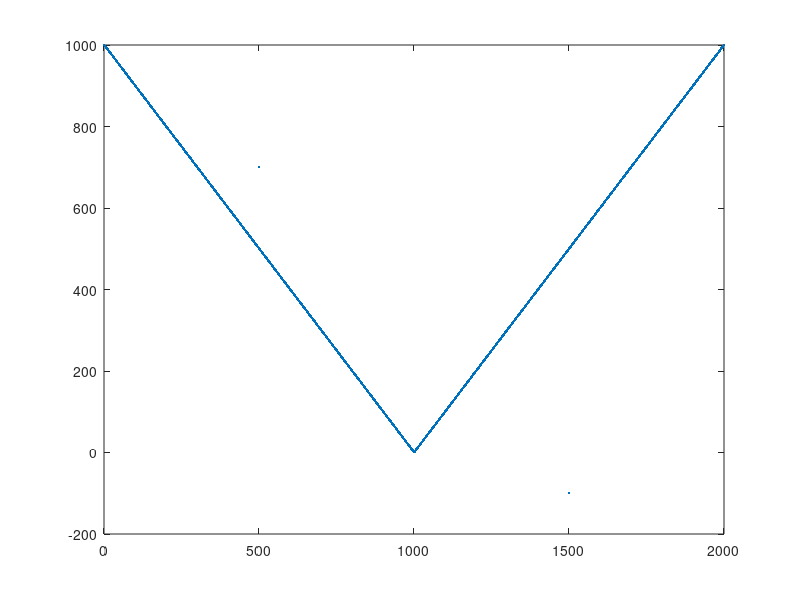

This chart was generated by the following MATLAB code: (Note: this script raises an error after producing the figure.)
clear; clc;

%%
ccFEval = [(1000 : -1 : 1) (1 : 1000)];
ccFEval(500) = 700;
ccFEval(1500) = -100;
plot(ccFEval, '.'); hold on;
ccFEval2 = evoZipCcFEval(ccFEval', numel(ccFEval), 50);
scatter(ccFEval2(:, 1),ccFEval2(:, 2), 30); hold on;
ccFEval3 = evoZipCcFEval(ccFEval', numel(ccFEval));
scatter(ccFEval3(:, 1),ccFEval3(:, 2), 120, 'm');
